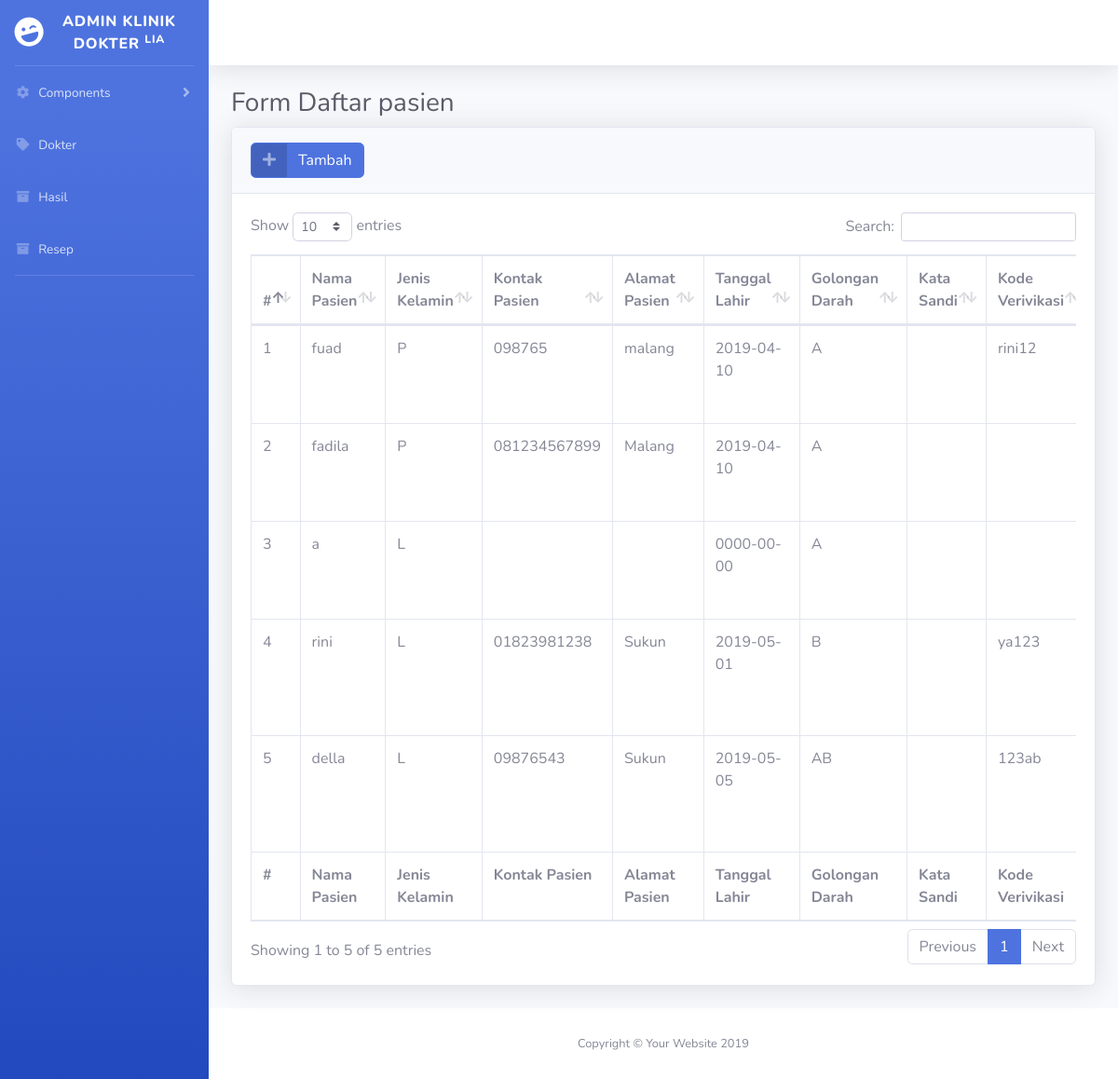
The app's page /index.php/pasien with its own data.
### tables this page shows
CREATE TABLE `tb_pasien` (
  `id_pasien` bigint(20) NOT NULL,
  `nama_pasien` varchar(50) NOT NULL,
  `jenis_kelamin` enum('L','P') NOT NULL,
  `email_pasien` varchar(100) NOT NULL,
  `kontak_pasien` varchar(15) NOT NULL,
  `alamat_pasien` text NOT NULL,
  `tanggal_lahir` date NOT NULL,
  `golongan_darah` enum('A','B','O','AB') NOT NULL,
  `password_pasien` varchar(32) NOT NULL,
  `kode_verivikasi` varchar(6) NOT NULL,
  `qr_code` varchar(255) NOT NULL
);

### application/controllers/Pasien.php (called while the page is built, shortened)
<?php
class Pasien extends CI_Controller {
	public function index()
	{
		$parser = array(
			'p_semuapasien' => $this->db->get_where('tb_pasien')->result()
			);
		$this->load->view('pasien/v_daftar',
			$parser);
	}
}
?>

### index.php (called while the page is built, shortened)
<?php
require_once BASEPATH.'core/CodeIgniter.php';

### application/views/pasien/v_daftar.php (the view, shortened to what this page needs)
<!DOCTYPE html>
<html lang="en">
<head>
  <link href="<?php echo base_url(); ?>tema/admin/vendor/fontawesome-free/css/all.min.css" rel="stylesheet" type="text/css">
   <link href="<?php echo base_url(); ?>tema/admin/css/sb-admin-2.min.css" rel="stylesheet">
  <link href="vendor/datatables/dataTables.bootstrap4.min.css" rel="stylesheet">
</head>
<body id="page-top">
  <div id="wrapper">
    <div id="content-wrapper" class="d-flex flex-column">
      <div id="content">
        <div class="container-fluid">
          <h1 class="h3 mb-2 text-gray-800">Form Daftar pasien</h1>
          <div class="card shadow mb-4">
            <div class="card-header py-3">
              <h6 class="m-0 font-weight-bold text-primary">
                <a href="<?php echo site_url('pasien/tambah'); ?>" class="btn btn-primary btn-icon-split">
                    <span class="icon text-white-50">
                      <i class="fas fa-plus"></i>
                    </span>
                    <span class="text">Tambah</span>
                  </a>
              </h6>
            </div>
            <div class="card-body">
              <div class="table-responsive">
                <table class="table table-bordered" id="dataTable" width="100%" cellspacing="0">
                  <thead>
                    <tr>
                     <th>#</th>
                     <th>Nama Pasien</th>
                     <th>Jenis Kelamin</th>
                     <th>Kontak Pasien</th>
                     <th>Alamat Pasien</th>
                     <th>Tanggal Lahir</th>
                     <th>Golongan Darah</th>
                     <th>Kata Sandi</th>
                     <th>Kode Verivikasi</th>
                    </tr>
                  </thead>
                  <tfoot>
                    <tr>
                     <th>#</th>
                     <th>Nama Pasien</th>
                     <th>Jenis Kelamin</th>
                     <th>Kontak Pasien</th>
                     <th>Alamat Pasien</th>
                     <th>Tanggal Lahir</th>
                     <th>Golongan Darah</th>
                     <th>Kata Sandi</th>
                     <th>Kode Verivikasi</th>
                    </tr>
                  </tfoot>
                  <tbody>
                   <?php if(count($p_semuapasien) > 0) { ?>
      <?php $no = 1; ?>
      <?php foreach ($p_semuapasien as $data) { ?>
      <tr>
        <td><?php echo $no++; ?></td>
        <td><?php echo $data->nama_pasien; ?></td>
        <td><?php echo $data->jenis_kelamin; ?></td>
        <td><?php echo $data->kontak_pasien; ?></td>
        <td><?php echo $data->alamat_pasien; ?></td>
        <td><?php echo $data->tanggal_lahir; ?></td>
        <td><?php echo $data->golongan_darah; ?></td>
        <td><?php echo $data->password_pasien; ?></td>
        <td><?php echo $data->kode_verivikasi; ?></td>
      </tr>
      <?php } ?>
      <?php } else { ?>
      <tr>
        <td colspan="4">Tidak ada pasien</td>
      </tr>
      <?php } ?>
                  </tbody>
                </table>
              </div>
            </div>
          </div>
        </div>
      </div>

### records on screen
tb_pasien: nama_pasien "fuad", jenis_kelamin "P", kontak_pasien "098765", alamat_pasien "malang", tanggal_lahir "2019-04-10", golongan_darah "A", kode_verivikasi "rini12"
tb_pasien: nama_pasien "fadila", jenis_kelamin "P", kontak_pasien "081234567899", alamat_pasien "Malang", tanggal_lahir "2019-04-10", golongan_darah "A"
tb_pasien: nama_pasien "a", jenis_kelamin "L", tanggal_lahir "0000-00-00", golongan_darah "A"
tb_pasien: nama_pasien "rini", jenis_kelamin "L", kontak_pasien "01823981238", alamat_pasien "Sukun", tanggal_lahir "2019-05-01", golongan_darah "B", kode_verivikasi "ya123"
tb_pasien: nama_pasien "della", jenis_kelamin "L", kontak_pasien "09876543", alamat_pasien "Sukun", tanggal_lahir "2019-05-05", golongan_darah "AB", kode_verivikasi "123ab"
